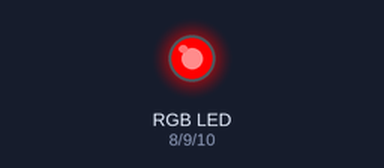
A sketch run on a simulated Arduino Uno, built with avr-gcc and run on an emulated ATmega328P. Parts: an RGB LED mixed from three pins (HIGH = lit).

Above: at 0.1 s.
At 9.1 s:
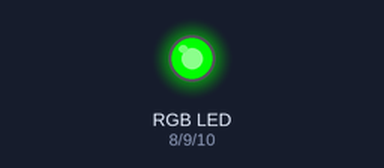
At 19.1 s:
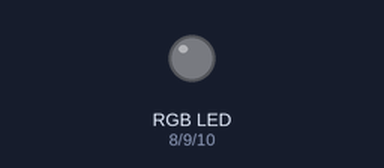
At 24.1 s:
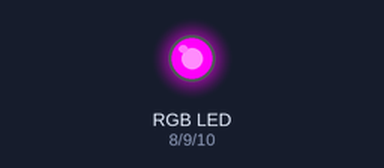
At 29.1 s:
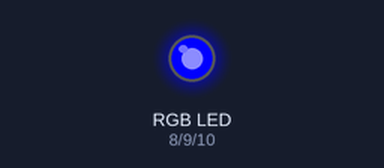
At 39.1 s:
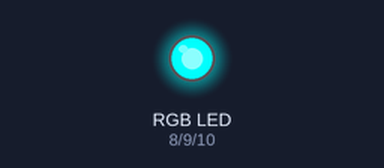
Timing chart, 0 to 40.0 s (numbered marks = the images above):
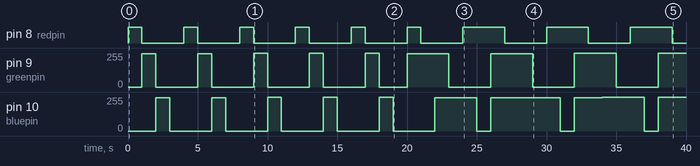

The sketch:

rgb.ino
```cpp
int redpin = 8;   //Pin 9
int greenpin = 9; //Pin 10
int bluepin = 10; //Pin 11
int var = 0;
int var1 = 0;
int delayTime = 1000;

void setup()
{
  pinMode(redpin, OUTPUT);
  pinMode(greenpin, OUTPUT);
  pinMode(bluepin, OUTPUT);
}

void loop()
{
  for (var = 250; var < 255; var++)
  {
    analogWrite(redpin, var); //RED
    analogWrite(greenpin, 0);
    delay(delayTime);
    analogWrite(redpin, 0); //GREEN
    analogWrite(greenpin, var);
    delay(delayTime);
    analogWrite(greenpin, 0); //BLUE
    analogWrite(bluepin, var);
    delay(delayTime);
    analogWrite(bluepin, 0);
    delay(delayTime);
  }

  for (var1 = 250; var1 < 255; var1++)
  {
    analogWrite(redpin, var1); //YELLOW
    analogWrite(greenpin, var1);
    delay(delayTime);
    analogWrite(redpin, 0);
    delay(delayTime);
    analogWrite(greenpin, var1); //CYAN
    analogWrite(bluepin, var1);
    delay(delayTime);
    analogWrite(greenpin, 0);
    delay(delayTime);
    analogWrite(bluepin, var1); //MAGENTA
    analogWrite(redpin, var1);
    delay(delayTime);
    analogWrite(bluepin, 0);
    delay(delayTime);
    analogWrite(bluepin, var1);
    analogWrite(redpin, var1);
    analogWrite(greenpin, var1);
  }
}
```

Measured:
- by itself, pin 8 (redpin): repeats every 6.0 s: HIGH 3.0 s, LOW 3.0 s
- by itself, pin 9 (greenpin): 0/255 → 250/255 at 1.0 s, → 0/255 1.0 s later, → 251/255 3.0 s later, → 0/255 1.0 s later, … (17 changes in this stretch)
- by itself, pin 10 (bluepin): 0/255 → 250/255 at 2.0 s, → 0/255 1.0 s later, → 251/255 3.0 s later, → 0/255 1.0 s later, … (19 changes in this stretch)
